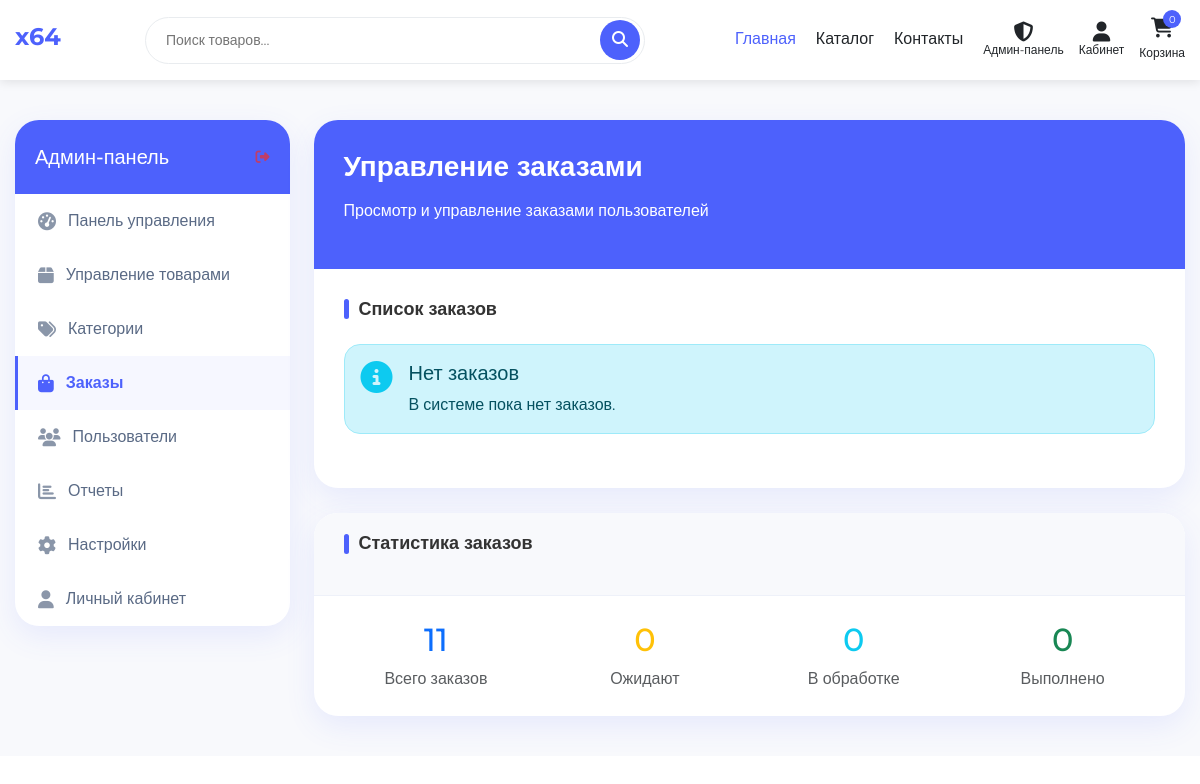
/admin/index.php?tab=orders&orders_page=4 (signed in), run on an earlier commit of the app's database.
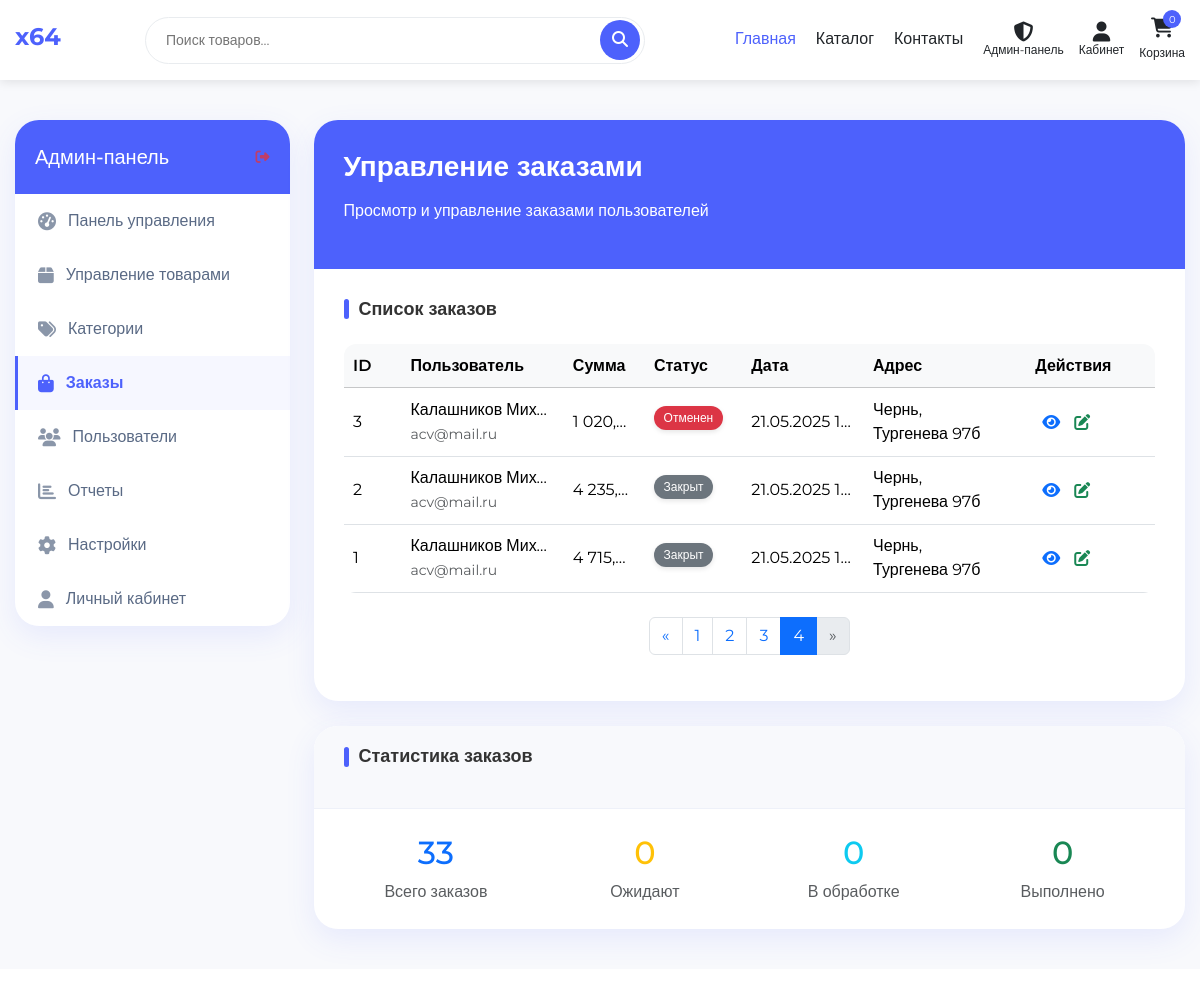
And on a later commit of the database.
### tables this page shows
CREATE TABLE `orders` (
  `id` int NOT NULL,
  `user_id` int DEFAULT NULL,
  `session_id` varchar(255) DEFAULT NULL,
  `fullname` varchar(255) NOT NULL,
  `email` varchar(255) NOT NULL,
  `phone` varchar(50) NOT NULL,
  `region` varchar(255) DEFAULT NULL,
  `city` varchar(255) NOT NULL,
  `address` text NOT NULL,
  `postal_code` varchar(20) DEFAULT NULL,
  `payment_method` varchar(50) NOT NULL,
  `delivery_method` varchar(50) NOT NULL,
  `delivery_cost` decimal(10,2) NOT NULL DEFAULT '0.00',
  `total_amount` decimal(10,2) NOT NULL,
  `status` varchar(50) NOT NULL DEFAULT 'pending',
  `comment` text,
  `cancel_reason` text,
  `created_at` timestamp NOT NULL DEFAULT CURRENT_TIMESTAMP,
  `updated_at` timestamp NOT NULL DEFAULT CURRENT_TIMESTAMP ON UPDATE CURRENT_TIMESTAMP
);

CREATE TABLE `users` (
  `id` int NOT NULL,
  `fullname` varchar(255) NOT NULL COMMENT 'ФИО пользователя (отчество не обязательно)',
  `email` varchar(255) NOT NULL COMMENT 'Электронная почта пользователя',
  `phone` varchar(20) NOT NULL COMMENT 'Номер телефона пользователя',
  `login` varchar(255) NOT NULL COMMENT 'Логин пользователя для входа в систему',
  `password` varchar(255) NOT NULL COMMENT 'Хешированный пароль пользователя',
  `role` varchar(20) NOT NULL DEFAULT 'user' COMMENT 'Роль пользователя (по умолчанию "user")',
  `telegram_id` varchar(50) DEFAULT NULL COMMENT 'ID пользователя в Telegram',
  `telegram_username` varchar(100) DEFAULT NULL COMMENT 'Username пользователя в Telegram',
  `telegram_verification_code` varchar(10) DEFAULT NULL COMMENT 'Код для подтверждения привязки Telegram',
  `telegram_code_expires` timestamp NULL DEFAULT NULL COMMENT 'Время истечения кода подтверждения'
);

### includes/config/db_functions.php (called while the page is built, shortened)
<?php
function getPaginatedOrders($page = 1, $per_page = 10) {
    global $conn;
    $offset = ($page - 1) * $per_page;
    $count_sql = "SELECT COUNT(*) as total FROM orders";
    $count_result = mysqli_query($conn, $count_sql);
    $total_orders = mysqli_fetch_assoc($count_result)['total'];
    $total_pages = ceil($total_orders / $per_page);
    $sql = "SELECT o.*, u.fullname, u.email, u.phone
            FROM orders o
            LEFT JOIN users u ON o.user_id = u.id
            ORDER BY o.created_at DESC
            LIMIT $offset, $per_page";
    $result = mysqli_query($conn, $sql);
    $orders = [];
    if (mysqli_num_rows($result) > 0) {
        while ($row = mysqli_fetch_assoc($result)) {
            $orders[] = $row;
        }
    }
    return [
        'orders' => $orders,
        'pagination' => [
            'total_orders' => $total_orders,
            'total_pages' => $total_pages,
            'current_page' => $page,
            'per_page' => $per_page
        ]
    ];
}

### admin/index.php (the view, shortened to what the changed rows need)
<?php
require_once '../includes/config/db_functions.php';
$orders_page = isset($_GET['orders_page']) ? (int)$_GET['orders_page'] : 1;
$orders_page = max(1, $orders_page);
$orders_per_page = 10;
$orders_data = getPaginatedOrders($orders_page, $orders_per_page);
$orders = $orders_data['orders'];
$orders_pagination = $orders_data['pagination'];
$activeTab = isset($_GET['tab']) ? $_GET['tab'] : 'dashboard';
include_once '../includes/header/header.php';
?>
<link rel="stylesheet" href="critical-mobile.css">
<link rel="stylesheet" href="mobile-styles.css">
<section class="admin-section">
    <div class="container">
        <div class="row">
            <div class="col-lg-9 col-md-8">
                <div class="tab-content">
                    <div class="tab-pane <?php echo $activeTab === 'orders' ? 'active' : ''; ?>" id="orders">
                        <div class="profile-main-card">
                            <div class="profile-header">
                                <h2 class="profile-name">Управление заказами</h2>
                            </div>
                            <div class="profile-body">
                                <?php if (count($orders) > 0): ?>
                                    <div class="table-responsive order-table-wrapper">
                                        <table class="table table-hover order-table">
                                            <thead class="table-light">
                                                <tr>
                                                    <th>ID</th>
                                                    <th>Пользователь</th>
                                                    <th>Сумма</th>
                                                    <th>Статус</th>
                                                    <th>Дата</th>
                                                    <th>Адрес</th>
                                                    <th>Действия</th>
                                                </tr>
                                            </thead>
                                            <tbody>
                                                <?php foreach ($orders as $order): ?>
                                                    <tr>
                                                        <td><?php echo $order['id']; ?></td>
                                                        <td class="text-truncate">
                                                            <?php echo htmlspecialchars($order['fullname'] ?? 'Нет данных'); ?><br>
                                                            <small class="text-muted"><?php echo htmlspecialchars($order['email'] ?? 'Нет email'); ?></small>
                                                        </td>
                                                        <td><?php echo number_format($order['total_amount'], 2, ',', ' '); ?> ₽</td>
                                                        <td>
                                                            <?php
                                                            $statusClass = '';
                                                            $statusText = '';
                                                            switch($order['status'] ?? 'unknown') {
                                                                case 'cancelled':
                                                                    $statusClass = 'bg-danger';
                                                                    $statusText = 'Отменен';
                                                                    break;
                                                                case 'closed':
                                                                    $statusClass = 'bg-secondary';
                                                                    $statusText = 'Закрыт';
                                                                    break;
                                                            }
                                                            ?>
                                                            <span class="badge <?php echo $statusClass; ?> rounded-pill">
                                                                <?php echo $statusText; ?>
                                                            </span>
                                                        </td>
                                                        <td><?php echo $order['created_at'] ? date('d.m.Y H:i', strtotime($order['created_at'])) : 'Нет даты'; ?></td>
                                                        <td class="text-truncate">
                                                            <?php echo htmlspecialchars($order['city'] ?? 'Нет города'); ?>,<br>
                                                            <?php echo htmlspecialchars($order['address'] ?? 'Нет адреса'); ?>
                                                        </td>
                                                        <td>
                                                            <div class="btn-group">
                                                                <a href="view_order.php?id=<?php echo $order['id']; ?>" class="btn btn-sm btn-outline-primary action-btn">
                                                                    <i class="fas fa-eye"></i>
                                                                </a>
                                                                <a href="edit_order.php?id=<?php echo $order['id']; ?>" class="btn btn-sm btn-outline-success action-btn">
                                                                    <i class="fas fa-edit"></i>
                                                                </a>
                                                            </div>
                                                        </td>
                                                    </tr>
                                                <?php endforeach; ?>
                                            </tbody>
                                        </table>
                                    </div>
                                    <?php if ($orders_pagination['total_pages'] > 1): ?>
                                    <div class="d-flex justify-content-center mt-4">
                                        <nav aria-label="Навигация по страницам заказов">
                                            <ul class="pagination">
                                                <li class="page-item <?php echo $orders_page <= 1 ? 'disabled' : ''; ?>">
                                                    <a class="page-link" href="index.php?tab=orders&orders_page=<?php echo $orders_page - 1; ?>" aria-label="Предыдущая">
                                                        <span aria-hidden="true">&laquo;</span>
                                                    </a>
                                                </li>
                                                <?php for ($i = 1; $i <= $orders_pagination['total_pages']; $i++): ?>
                                                    <li class="page-item <?php echo $i == $orders_page ? 'active' : ''; ?>">
                                                        <a class="page-link" href="index.php?tab=orders&orders_page=<?php echo $i; ?>"><?php echo $i; ?></a>
                                                    </li>
                                                <?php endfor; ?>
                                                <li class="page-item <?php echo $orders_page >= $orders_pagination['total_pages'] ? 'disabled' : ''; ?>">
                                                    <a class="page-link" href="index.php?tab=orders&orders_page=<?php echo $orders_page + 1; ?>" aria-label="Следующая">
                                                        <span aria-hidden="true">&raquo;</span>
                                                    </a>
                                                </li>
                                            </ul>
                                        </nav>
                                    </div>
                                    <?php endif; ?>
                                <?php else: ?>
                                    <div class="alert alert-info rounded-4 mb-4">
                                        <div class="d-flex">
                                            <div class="me-3">
                                                <i class="fas fa-info-circle fa-2x text-info"></i>
                                            </div>
                                            <div>
                                                <h5 class="alert-heading">Нет заказов</h5>
                                                <p class="mb-0">В системе пока нет заказов.</p>
                                            </div>
                                        </div>
                                    </div>
                                <?php endif; ?>
                            </div>
                        </div>
                        <div class="profile-info-card mt-4">
                            <div class="profile-info-body">
                                <div class="row">
                                    <div class="col-md-3">
                                        <div class="text-center">
                                            <h2 class="text-primary mb-2"><?php echo $orders_pagination['total_orders']; ?></h2>
                                            <p class="text-muted mb-0">Всего заказов</p>
                                        </div>
                                    </div>
                                    <div class="col-md-3">
                                        <div class="text-center">
                                            <?php
                                            $pendingCount = 0;
                                            ?>
                                            <h2 class="text-warning mb-2"><?php echo $pendingCount; ?></h2>
                                        </div>
                                    </div>
                                    <div class="col-md-3">
                                        <div class="text-center">
                                            <?php
                                            $processingCount = 0;
                                            ?>
                                            <h2 class="text-info mb-2"><?php echo $processingCount; ?></h2>
                                        </div>
                                    </div>
                                    <div class="col-md-3">
                                        <div class="text-center">
                                            <?php
                                            $completedCount = 0;
                                            ?>
                                            <h2 class="text-success mb-2"><?php echo $completedCount; ?></h2>
                                        </div>
                                    </div>
                                </div>
                            </div>
                        </div>
                    </div>
                </div>
            </div>
        </div>
    </div>
</section>
</body>
</html>

What changed in the data, as far as the page shows it:
now on this page (row unchanged): orders: id "3", user.fullname "Калашников Мих…", user.email "acv@mail.ru", total_amount "1 020,…", status "Отменен", created_at "21.05.2025 1…", city "Чернь", address "Тургенева 97б"
now on this page (row edited): orders: id "2", user.fullname "Калашников Мих…", user.email "acv@mail.ru", total_amount "4 235,…", status "Закрыт", created_at "21.05.2025 1…", city "Чернь", address "Тургенева 97б"
now on this page (row unchanged): orders: id "1", user.fullname "Калашников Мих…", user.email "acv@mail.ru", total_amount "4 715,…", status "Закрыт", created_at "21.05.2025 1…", city "Чернь", address "Тургенева 97б"
Also different on the page:
$orders_pagination['total_orders']: "11" → "33"
text no longer shown: "Нет заказов В системе пока нет заказов."
text now shown: "ID Пользователь Сумма Статус Дата Адрес Действия « »"
new list line: "1"
new list line: "2"
new list line: "3"
new list line: "4"
